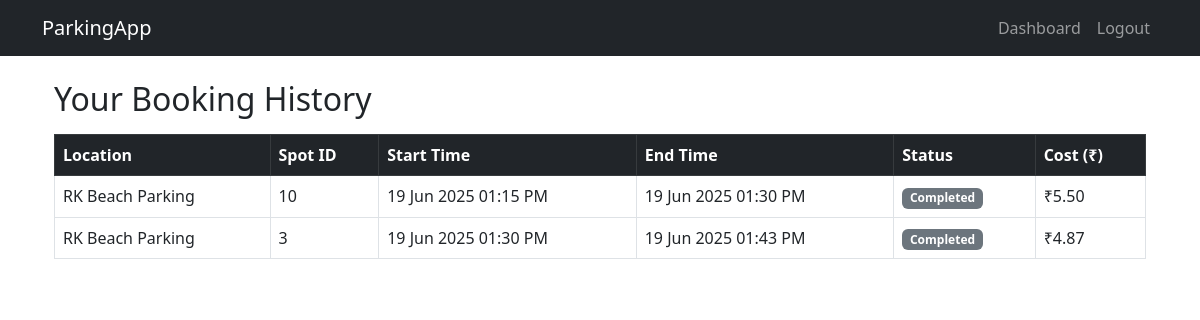
The page /user/booking_history (signed in) on the database its author committed.
### models.py (models this page shows)
class Reservation(db.Model):
    __tablename__ = 'reservations'
    id = db.Column(db.Integer, primary_key=True)
    spot_id = db.Column(db.Integer, db.ForeignKey('parking_spots.id'), nullable=False)
    user_id = db.Column(db.Integer, db.ForeignKey('users.id'), nullable=False)
    parking_time = db.Column(db.DateTime, default=datetime.utcnow)
    leaving_time = db.Column(db.DateTime, nullable=True)
    cost = db.Column(db.Float, default=0.0)
    status = db.Column(db.String(20), default='Active')  # Active or Completed

class ParkingLot(db.Model):
    __tablename__ = 'parking_lots'
    id = db.Column(db.Integer, primary_key=True)
    location_name = db.Column(db.String(120), nullable=False)
    address = db.Column(db.Text, nullable=False)
    pin_code = db.Column(db.String(6), nullable=False)
    price_per_hour = db.Column(db.Float, nullable=False)
    max_spots = db.Column(db.Integer, nullable=False)
    status = db.Column(db.String(20), default='Active')  # Active or Inactive
    created_at = db.Column(db.DateTime, default=datetime.utcnow)
    spots = db.relationship('ParkingSpot',backref='lot',lazy=True,cascade='all, delete',passive_deletes=True)

### app.py (the view)
@app.route('/user/booking_history')
@login_required
def booking_history():
    if current_user.role != 'user':
        return "Unauthorized", 403
    user_id = int(current_user.get_id().split(':')[1])
    reservations = Reservation.query.filter_by(user_id=user_id).all()
    return render_template('booking_history.html', reservations=reservations)

### app.py (called while the page is built)
@login_manager.user_loader
def load_user(user_id):
    role, actual_id = user_id.split(':')
    if role == 'admin':
        admin = db.session.get(Admin, int(actual_id))
        if admin:
            return UnifiedUser(f"{admin.id}", 'admin')
    else:
        user = db.session.get(User, int(actual_id))
        if user:
            return UnifiedUser(f"{user.id}", 'user')
    return None

    def get_id(self):
        return f"{self.role}:{self.id}"  # Ensures it's stored as 'role:id'

### templates/booking_history.html
{% extends "base.html" %}
{% block content %}
<div class="container mt-4">
    <h2>Your Booking History</h2>
    {% if reservations %}
    <table class="table table-bordered mt-3">
        <thead class="table-dark">
            <tr>
                <th>Location</th>
                <th>Spot ID</th>
                <th>Start Time</th>
                <th>End Time</th>
                <th>Status</th>
                <th>Cost (₹)</th>
            </tr>
        </thead>
        <tbody>
            {% for booking in reservations %}
            <tr>
                <td>{{ booking.spot.lot.location_name }}</td>
                <td>{{ booking.spot_id }}</td>
                <td>{{ booking.parking_time.strftime('%d %b %Y %I:%M %p') }}</td>
                <td>
                    {% if booking.leaving_time %}
                        {{ booking.leaving_time.strftime('%d %b %Y %I:%M %p') }}
                    {% else %}
                        <span class="text-warning">Still Active</span>
                    {% endif %}
                </td>
                <td>
                    {% if booking.status == 'Completed' %}
                        <span class="badge bg-secondary">Completed</span>
                    {% else %}
                        <span class="badge bg-success">Active</span>
                    {% endif %}
                </td>
                <td>
                    {% if booking.cost is not none %}
                        ₹{{ "%.2f"|format(booking.cost) }}
                    {% else %}
                        -
                    {% endif %}
                </td>
            </tr>
            {% endfor %}
        </tbody>
    </table>
    {% else %}
    <p>No bookings found.</p>
    {% endif %}
</div>
{% endblock %}

### rows shown on the page
Reservation: spot.lot.location_name "RK Beach Parking", spot_id "10", parking_time "19 Jun 2025 01:15 PM", leaving_time "19 Jun 2025 01:30 PM", status "Completed", cost "5.50"
Reservation: spot.lot.location_name "RK Beach Parking", spot_id "3", parking_time "19 Jun 2025 01:30 PM", leaving_time "19 Jun 2025 01:43 PM", status "Completed", cost "4.87"
